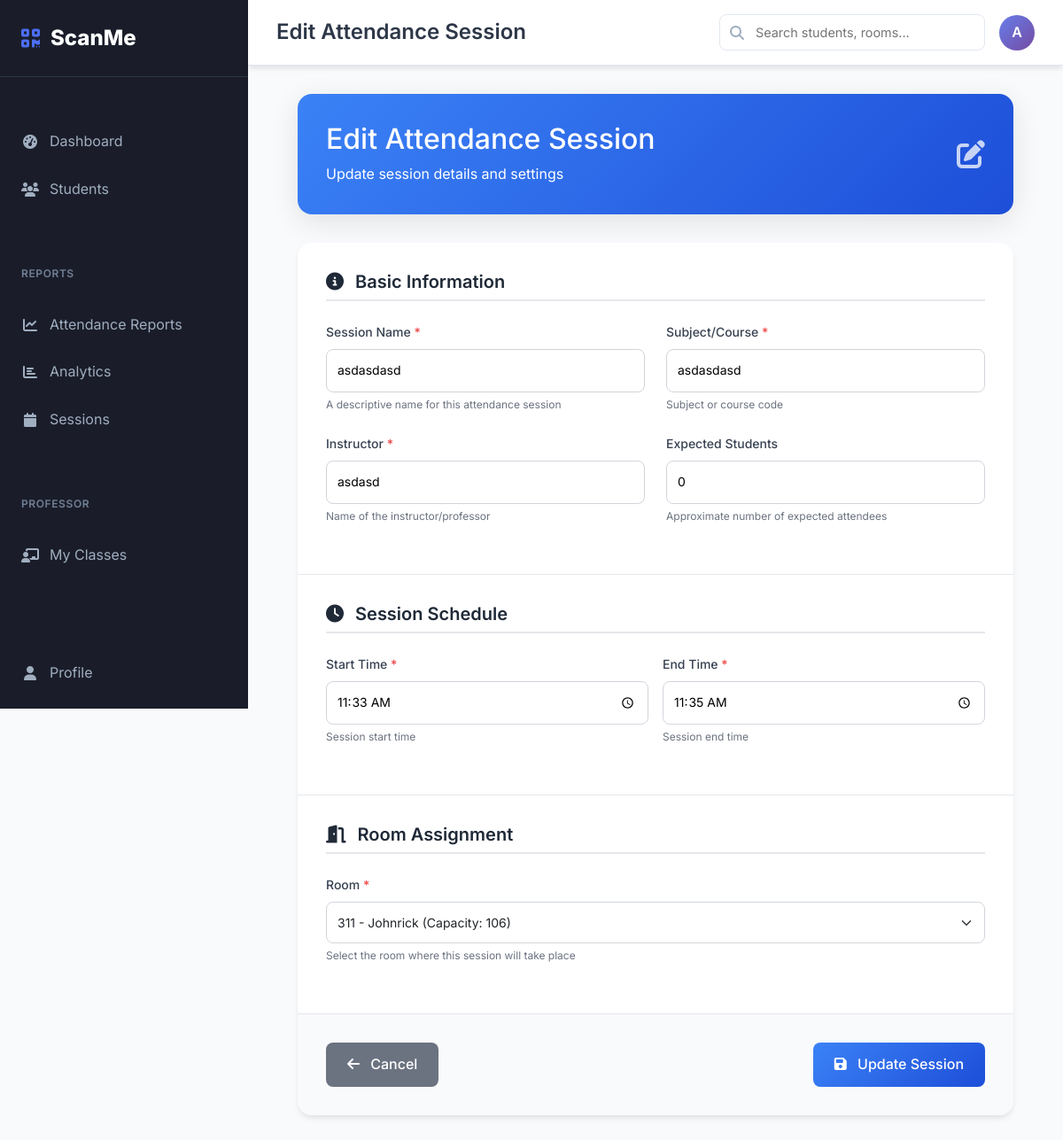
The page /attendance/sessions/1/edit (signed in) on the database as committed earlier.
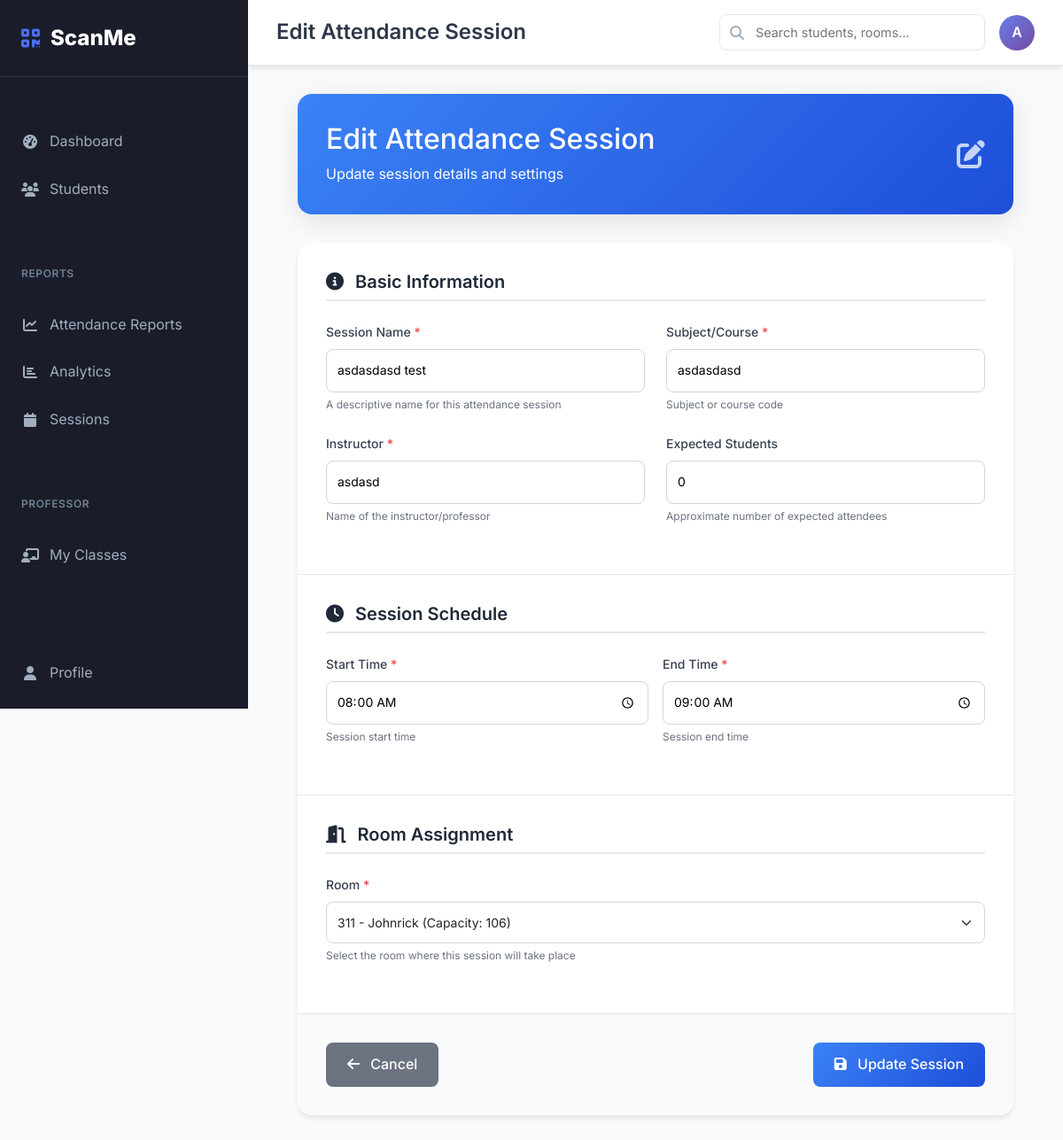
The same page on the database as committed later.
### app/models/attendance_model.py (models this page shows, shortened)
class AttendanceSession(db.Model):
    __tablename__ = 'attendance_sessions'
    id = db.Column(db.Integer, primary_key=True)
    room_id = db.Column(db.Integer, db.ForeignKey('rooms.id'), nullable=False, index=True)
    session_name = db.Column(db.String(100), nullable=False)
    subject = db.Column(db.String(100))
    instructor = db.Column(db.String(100))
    start_time = db.Column(db.DateTime, nullable=False)
    end_time = db.Column(db.DateTime, nullable=False)
    expected_students = db.Column(db.Integer, default=0)
    is_active = db.Column(db.Boolean, default=True, nullable=False)
    created_by = db.Column(db.Integer, db.ForeignKey('users.id'), nullable=False)
    created_at = db.Column(db.DateTime, default=datetime.utcnow)
    attendance_records = db.relationship('AttendanceRecord', backref='session', lazy=True)

### app/models/room_model.py (models this page shows, shortened)
class Room(db.Model):
    __tablename__ = 'rooms'
    id = db.Column(db.Integer, primary_key=True)
    room_number = db.Column(db.String(20), unique=True, nullable=False, index=True)
    room_name = db.Column(db.String(100), nullable=True)
    building = db.Column(db.String(50), nullable=False)
    floor = db.Column(db.Integer, nullable=False)
    capacity = db.Column(db.Integer, nullable=False, default=30)
    room_type = db.Column(db.String(30), nullable=False, default='classroom')  # classroom, laboratory, auditorium
    equipment = db.Column(db.Text)  # JSON string of available equipment
    description = db.Column(db.Text)
    is_active = db.Column(db.Boolean, default=True, nullable=False)
    created_at = db.Column(db.DateTime, default=datetime.utcnow)
    updated_at = db.Column(db.DateTime, default=datetime.utcnow, onupdate=datetime.utcnow)
    attendance_records = db.relationship('AttendanceRecord', backref='room', lazy=True, cascade='all, delete-orphan')
    sessions = db.relationship('AttendanceSession', backref='room', lazy=True, cascade='all, delete-orphan')
    def get_full_name(self):
        if self.room_name:
            return f"{self.room_number} - {self.room_name}"
        return self.room_number

### app/routes/attendance_routes.py (the view, shortened to what this page needs)
@attendance_bp.route('/sessions/<int:id>/edit', methods=['GET', 'POST'])
@login_required
@requires_professor_or_admin
def edit_session(id):
    try:
        session = AttendanceSession.query.get_or_404(id)
        modal = request.args.get('modal') == '1' or request.form.get('modal') == '1'
        parent_template = 'modal_base.html' if modal else 'dashboard_base.html'
        rooms = Room.query.filter_by(is_active=True).all()
        return render_template('attendance/edit_session.html',
                             session=session,
                             rooms=rooms,
                             modal=modal,
                             parent_template=parent_template)
    except Exception as e:
        db.session.rollback()
        if modal:
            return jsonify({'success': False, 'message': f'Error updating session: {str(e)}'}), 400
        flash(f'Error updating session: {str(e)}', 'error')
        return redirect(url_for('attendance.manage_sessions'))

### app/models/user_model.py (called while the page is built)
    def is_admin(self):
        return self.role == 'admin'

    def is_professor(self):
        return self.role == 'professor'

    def can_manage_students(self):
        return self.role in ['admin', 'professor']

    def can_view_reports(self):
        return self.role in ['admin', 'professor']

    def get_display_name(self):
        return self.username.title()

### app/utils/auth_utils.py (called while the page is built)
def requires_role(allowed_roles):
    def decorator(f):
        @wraps(f)
        def decorated_function(*args, **kwargs):
            if not current_user.is_authenticated:
                flash('Please log in to access this page.', 'error')
                return redirect(url_for('auth.login', next=request.url))
            if current_user.role not in allowed_roles:
                flash('You do not have permission to access this page.', 'error')
                return redirect(url_for('main.dashboard'))
            return f(*args, **kwargs)
        return decorated_function
    return decorator

### app/templates/attendance/edit_session.html (shortened to what the changed rows need)
{% extends parent_template|default("dashboard_base.html") %}
{% block page_title %}Edit Attendance Session{% endblock %}
{% block content %}
<div class="container-fluid px-4">
    <div class="edit-session-header">
        <div class="d-flex align-items-center justify-content-between">
            <div>
                <h1 class="h2 mb-2">Edit Attendance Session</h1>
            </div>
        </div>
    </div>
    <div class="form-container">
        <form method="POST" action="{{ url_for('attendance.edit_session', id=session.id, modal=1) if modal else url_for('attendance.edit_session', id=session.id) }}">
            <div class="form-section">
                <div class="row">
                    <div class="col-md-6">
                        <div class="form-group">
                            <label for="session_name" class="form-label">
                                Session Name <span class="required">*</span>
                            </label>
                            <input type="text"
                                   id="session_name"
                                   name="session_name"
                                   class="form-input"
                                   value="{{ session.session_name }}"
                                   required>
                            <div class="help-text">A descriptive name for this attendance session</div>
                        </div>
                    </div>
                    <div class="col-md-6">
                        <div class="form-group">
                            <label for="subject" class="form-label">
                                Subject/Course <span class="required">*</span>
                            </label>
                            <input type="text"
                                   id="subject"
                                   name="subject"
                                   class="form-input"
                                   value="{{ session.subject }}"
                                   required>
                            <div class="help-text">Subject or course code</div>
                        </div>
                    </div>
                </div>
                <div class="row">
                    <div class="col-md-6">
                        <div class="form-group">
                            <label for="instructor" class="form-label">
                                Instructor <span class="required">*</span>
                            </label>
                            <input type="text"
                                   id="instructor"
                                   name="instructor"
                                   class="form-input"
                                   value="{{ session.instructor }}"
                                   required>
                            <div class="help-text">Name of the instructor/professor</div>
                        </div>
                    </div>
                    <div class="col-md-6">
                        <div class="form-group">
                            <label for="expected_students" class="form-label">
                                Expected Students
                            </label>
                            <input type="number"
                                   id="expected_students"
                                   name="expected_students"
                                   class="form-input"
                                   value="{{ session.expected_students }}"
                                   min="0"
                                   max="500">
                            <div class="help-text">Approximate number of expected attendees</div>
                        </div>
                    </div>
                </div>
            </div>
            <div class="form-section" style="border-top: 1px solid #e5e7eb;">
                <div class="time-inputs">
                    <div class="form-group">
                        <label for="start_time" class="form-label">
                            Start Time <span class="required">*</span>
                        </label>
                        <input type="time"
                               id="start_time"
                               name="start_time"
                               class="form-input"
                               value="{{ session.start_time.strftime('%H:%M') if session.start_time else '' }}"
                               required>
                        <div class="help-text">Session start time</div>
                    </div>
                    <div class="form-group">
                        <label for="end_time" class="form-label">
                            End Time <span class="required">*</span>
                        </label>
                        <input type="time"
                               id="end_time"
                               name="end_time"
                               class="form-input"
                               value="{{ session.end_time.strftime('%H:%M') if session.end_time else '' }}"
                               required>
                        <div class="help-text">Session end time</div>
                    </div>
                </div>
            </div>
            <div class="form-section" style="border-top: 1px solid #e5e7eb;">
                <div class="form-group">
                    <label for="room_id" class="form-label">
                        Room <span class="required">*</span>
                    </label>
                    <select id="room_id" name="room_id" class="form-select" required>
                        {% for room in rooms %}
                        <option value="{{ room.id }}"
                                {% if session.room_id == room.id %}selected{% endif %}>
                            {{ room.get_full_name() }} (Capacity: {{ room.capacity }})
                        </option>
                        {% endfor %}
                    </select>
                    <div class="help-text">Select the room where this session will take place</div>
                </div>
            </div>
        </form>
    </div>
</div>
{% endblock %}

Rows that differ between the two databases and show on the page:
changed AttendanceSession "asdasdasd": session_name "asdasdasd" → "asdasdasd test"; start_time "11:33" → "08:00"; end_time "11:35" → "09:00"
